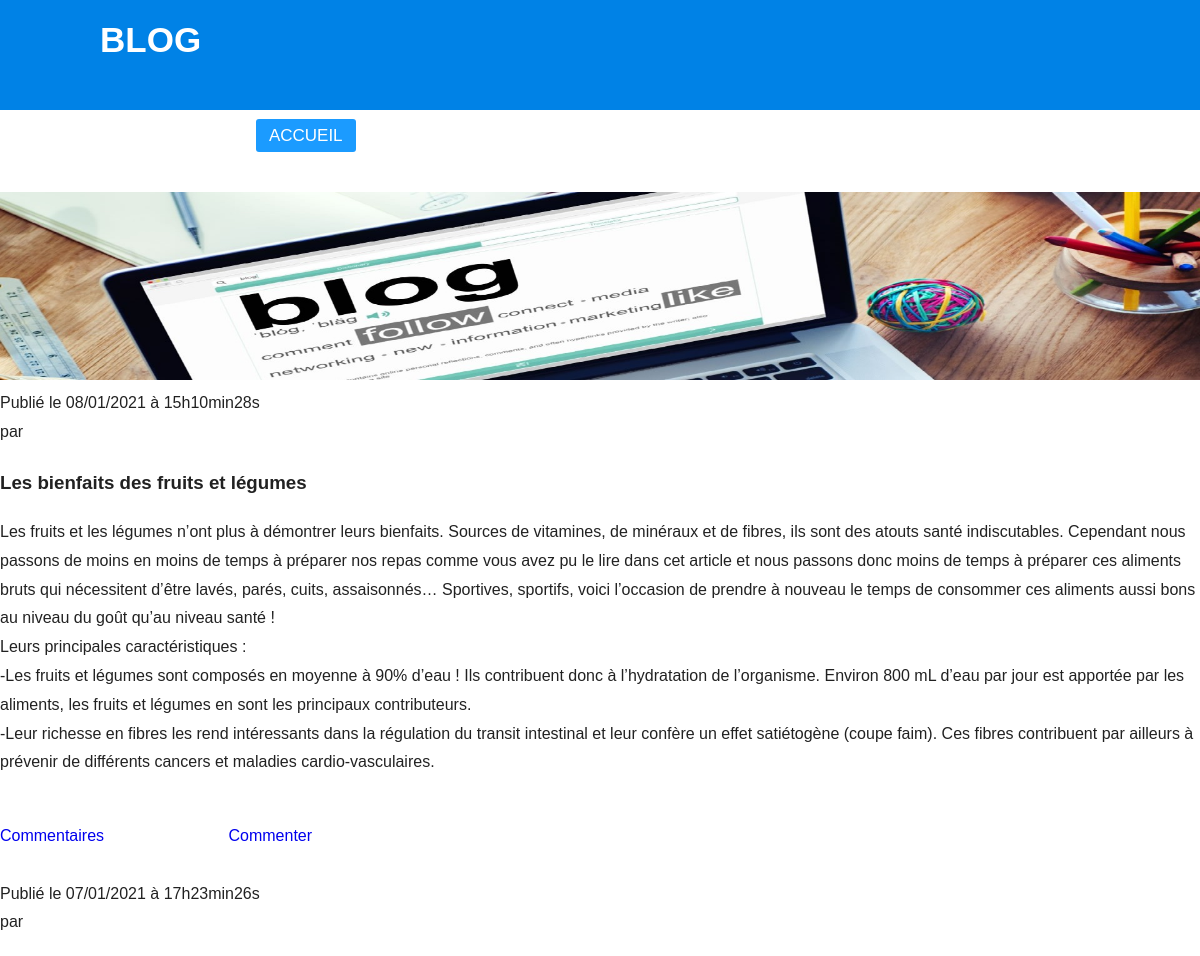
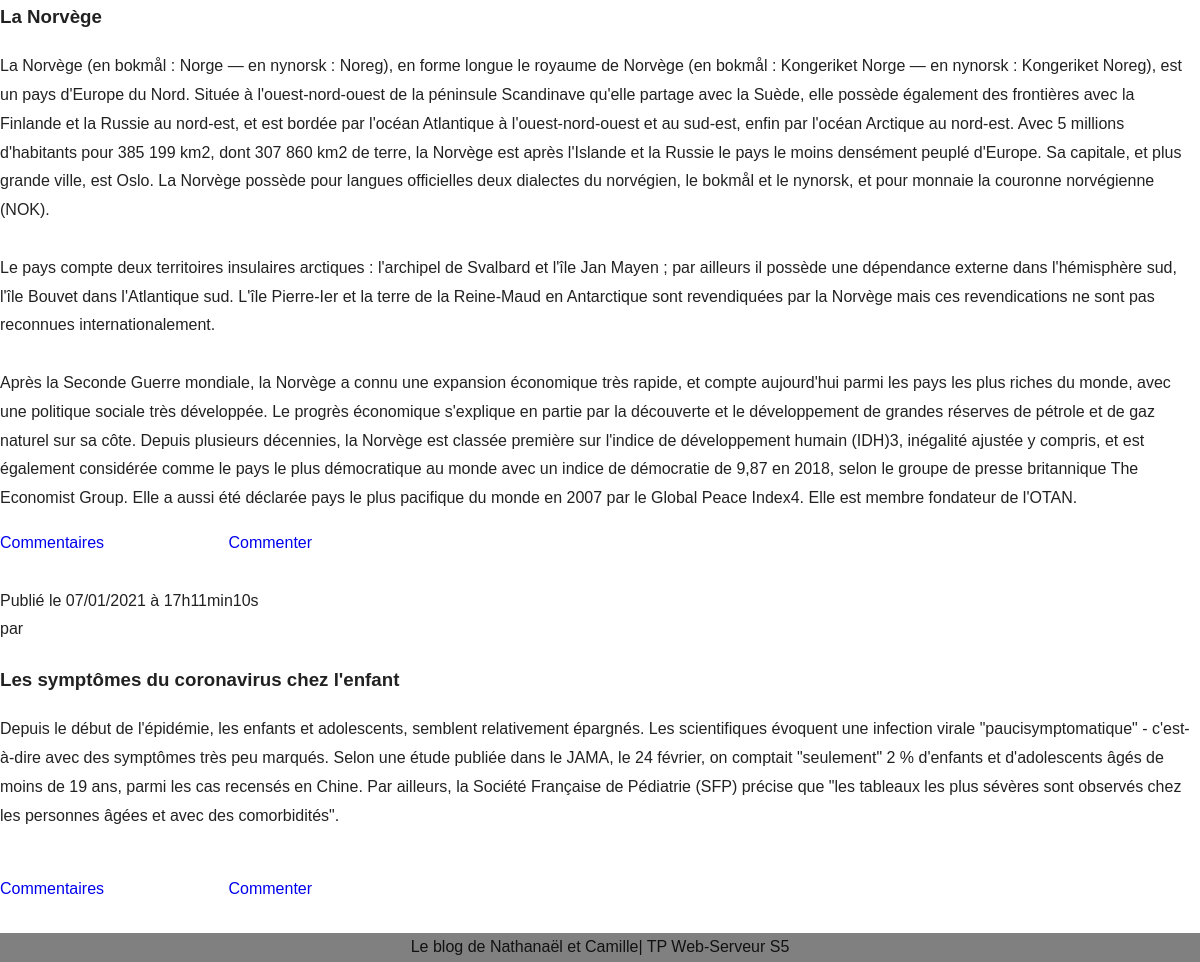
The page / on the database its author committed (2 pictures, top to bottom).
### tables this page shows
CREATE TABLE `articles` (
  `id` int(11) NOT NULL,
  `admin_id` int(11) NOT NULL,
  `title` varchar(100) NOT NULL,
  `content` text NOT NULL,
  `post_time` datetime NOT NULL DEFAULT current_timestamp()
);

### index.php (the view, shortened to what this page needs)
<?php
include('init_db.php');
?>
<!DOCTYPE html>
<html lang="en">
<head>
    <link rel="stylesheet" href="style.css">
</head>
<body>
    <header>
        <nav>
            <label class="logo">BLOG</label>
            <ul>
                <li><a class="active" href="index.php">Accueil</a></li>
                <li><a href="ajouterArticle.php">Ajouter un article</a></li>
                <li><a href="A_propos/apropos.php" target="_blank">A propos</a></li>
                <li><a href="Contact/contact.php">Contact</a></li>
                <li><a href="login.php">Connexion</a></li>
                <li><a href="admin.php">Connexion Admin</a></li>
            </ul>
        </nav>
    </header>
    <div class="banniere">
        <img src="./image/blog.jpg" alt="blog">
    </div>
    <main class="main">
        <?php
        $req = $bdd->query('SELECT id, title, content, DATE_FORMAT(post_time, \'%d/%m/%Y à %Hh%imin%ss\') AS date_creation_fr FROM articles ORDER BY date_creation_fr desc');
        $link="login.php";
        while ($donnees = $req-> fetch()) {
            $req1 = $bdd->prepare('SELECT pseudo FROM admins WHERE id=?');
            $req1->execute(array($donnees['admin_id']));
            $resultat = $req1->fetch();
        ?>
        <article class="article">
            <div class="article-date">Publié le <?php echo $donnees['date_creation_fr']; ?> <br/>
            par <?php echo $resultat['author']; ?></div>
            <h3 class="article-title"><?php echo htmlspecialchars($donnees['title']); ?></h3>
            <p>
            <?php echo nl2br(htmlspecialchars($donnees['content'])); ?>  </p>
            <a href="./allComments.php?comment=<?php echo $donnees['id']; ?>">Commentaires</a>
            <a style="margin-left:10%;" href="<?php echo $link ; ?> ">Commenter</a>
        </article><br/>
        <?php
        }
        ?>
    </main>
    <footer class="footer">
        Le blog de Nathanaël et Camille| TP Web-Serveur S5
    </footer>
</body>
</html>

### style.css (style rules this page uses)
* { box-sizing: border-box; padding: 0; text-decoration: none; list-style: none; }
body,html { font-size: 16px; color: rgba(0, 0, 0, 0.87); font-family: "Exo", sans-serif; line-height: 1.8; margin: 0; font-weight: 500; }
nav { background: #0082e6; height: 110px; width: 100%; }
label.logo { color: white; font-size: 35px; line-height: 80px; padding: 0 100px; font-weight: bold; }
nav ul { float: right; margin-right: 20px; }
nav ul li { display: inline-block; line-height: 80px; margin: 0 5px; }
nav ul li a { color: white; font-size: 17px; text-decoration: #000; padding: 7px 13px; border-radius: 3px; text-transform: uppercase; }
a.active, a:hover { background: #1b9bff; transition: .5s; }
.banniere img { max-width: 100%; min-height: 100%; height:auto; background: none; object-fit: cover; }
.footer { clear:both; text-align: center; background: grey; }

### rows shown on the page
articles: date_creation_fr "08/01/2021 à 15h10min28s", title "Les bienfaits des fruits et légumes", content "Les fruits et les légumes n’ont plus à démontrer leurs bienfaits. Sources de vitamines, de minéraux et de fibres, ils sont des atouts santé indiscutables. Cependant nous passons de moins en moins de temps à préparer nos repas comme vous avez pu le lire dans cet article et nous passons donc moins de temps à préparer ces aliments bruts qui nécessitent d’être lavés, parés, cuits, assaisonnés… Sportives, sportifs, voici l’occasion de prendre à nouveau le temps de consommer ces aliments aussi bons au niveau du goût qu’au niveau santé ! Leurs principales caractéristiques : -Les fruits et légumes sont composés en moyenne à 90% d’eau ! Ils contribuent donc à l’hydratation de l’organisme. Environ…"
articles: date_creation_fr "07/01/2021 à 17h23min26s", title "La Norvège", content "La Norvège (en bokmål : Norge — en nynorsk : Noreg), en forme longue le royaume de Norvège (en bokmål : Kongeriket Norge — en nynorsk : Kongeriket Noreg), est un pays d'Europe du Nord. Située à l'ouest-nord-ouest de la péninsule Scandinave qu'elle partage avec la Suède, elle possède également des frontières avec la Finlande et la Russie au nord-est, et est bordée par l'océan Atlantique à l'ouest-nord-ouest et au sud-est, enfin par l'océan Arctique au nord-est. Avec 5 millions d'habitants pour 385 199 km2, dont 307 860 km2 de terre, la Norvège est après l'Islande et la Russie le pays le moins densément peuplé d'Europe. Sa capitale, et plus grande ville, est Oslo. La Norvège possède pour…"
articles: date_creation_fr "07/01/2021 à 17h11min10s", title "Les symptômes du coronavirus chez l'enfant", content "Depuis le début de l'épidémie, les enfants et adolescents, semblent relativement épargnés. Les scientifiques évoquent une infection virale \"paucisymptomatique\" - c'est-à-dire avec des symptômes très peu marqués. Selon une étude publiée dans le JAMA, le 24 février, on comptait \"seulement\" 2 % d'enfants et d'adolescents âgés de moins de 19 ans, parmi les cas recensés en Chine. Par ailleurs, la Société Française de Pédiatrie (SFP) précise que \"les tableaux les plus sévères sont observés chez les personnes âgées et avec des comorbidités\"."
